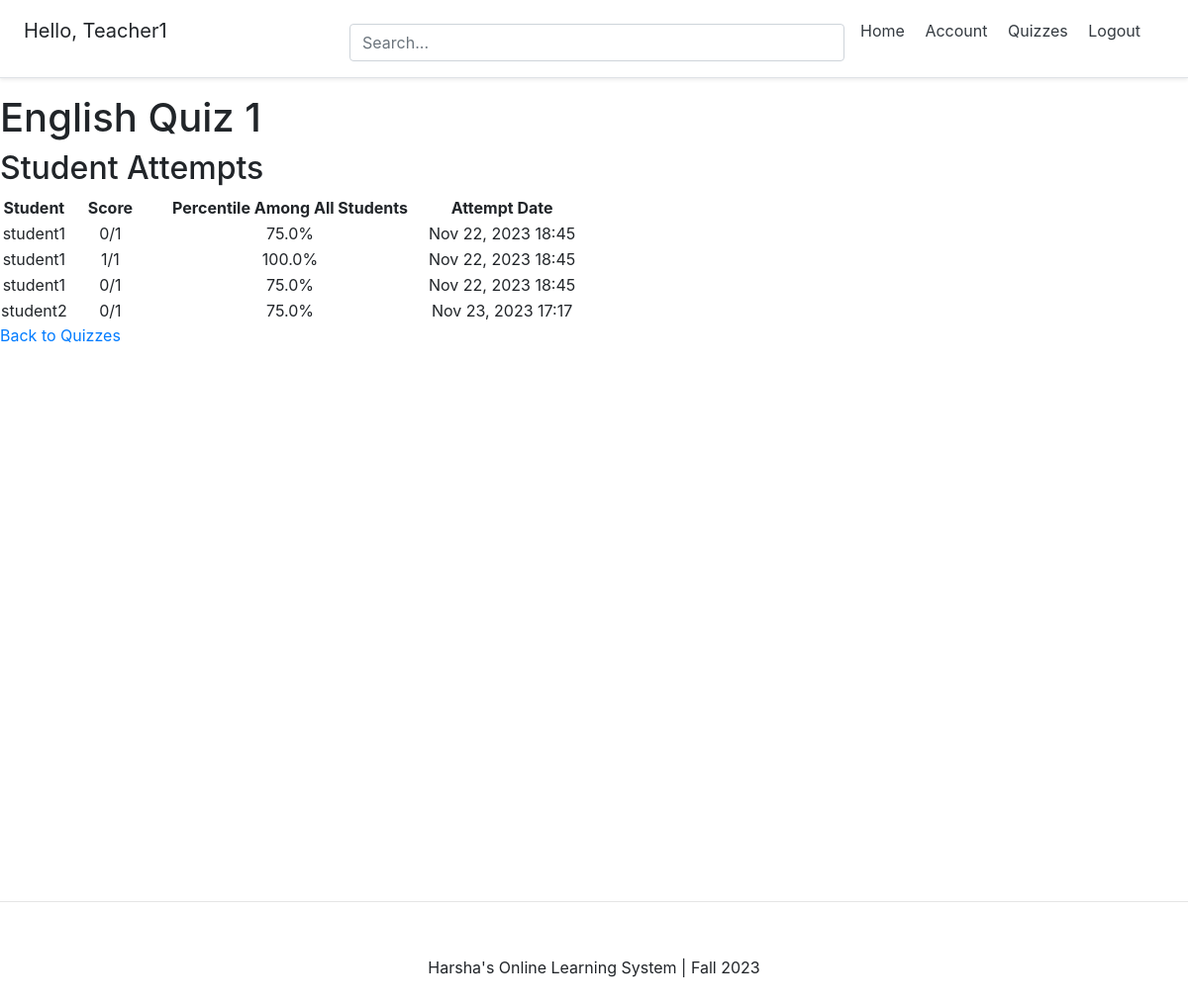
The page /quizzes/detail/English Quiz 1/ (signed in) on the database its author committed.
### account/models.py (models this page shows, shortened)
class Account(AbstractBaseUser):
	email 					= models.EmailField(verbose_name="email", max_length=60, unique=True)
	username 				= models.CharField(max_length=30, unique=True)
	date_joined				= models.DateTimeField(verbose_name='date joined', auto_now_add=True)
	last_login				= models.DateTimeField(verbose_name='last login', auto_now=True)
	is_admin				= models.BooleanField(default=False)
	is_active				= models.BooleanField(default=True)
	is_staff				= models.BooleanField(default=False)
	is_superuser			= models.BooleanField(default=False)
	is_teacher = models.BooleanField(default=False)
	USERNAME_FIELD = 'email'
	REQUIRED_FIELDS = ['username',]
	objects = MyAccountManager()

### quizzes/models.py (models this page shows, shortened)
class Quiz(models.Model):
    title = models.CharField(max_length=255, unique=True)
    created_by = models.ForeignKey(settings.AUTH_USER_MODEL, on_delete=models.CASCADE)
    description = models.TextField(default='No description provided')

class Attempt(models.Model):
    quiz = models.ForeignKey(Quiz, on_delete=models.CASCADE, related_name='attempts')
    student = models.ForeignKey(settings.AUTH_USER_MODEL, on_delete=models.CASCADE, related_name='quiz_attempts')
    score = models.IntegerField()
    date_attempted = models.DateTimeField(auto_now_add=True)

### quizzes/views.py (the view, shortened to what this page needs)
# urls.py: path('detail/<str:quiz_title>/', views.quiz_detail, name='quiz_detail'),
@login_required
def quiz_detail(request, quiz_title):
    quiz = get_object_or_404(Quiz, title=quiz_title)
    user_account = Account.objects.get(email=request.user.email)
    def calculate_percentile(attempt):
        all_scores = Attempt.objects.filter(quiz=quiz).order_by('score')
        higher_scores = all_scores.filter(score__gt=attempt.score).count()
        percentile = (1 - higher_scores / all_scores.count()) * 100
        return round(percentile, 2)
    if user_account.is_teacher:
        student_attempts = Attempt.objects.filter(quiz=quiz).select_related('student')
        for attempt in student_attempts:
            attempt.percentile = calculate_percentile(attempt)
        context = {'quiz': quiz, 'student_attempts': student_attempts}
        return render(request, 'quizzes/quiz_detail_teacher.html', context)

### templates/quizzes/quiz_detail_teacher.html (shortened to what this page needs)
{% extends 'base.html' %}
{% block content %}
  <h1>{{ quiz.title }}</h1>
  <h2>Student Attempts</h2>
  <table>
    <tr>
      <th style="text-align: center;">Student</th>
      <th class="padded-cell" style="text-align: center;">Score</th>
      <th class="padded-cell" style="text-align: center;">Percentile Among All Students</th>
      <th style="text-align: center;">Attempt Date</th>
    </tr>
    {% for attempt in student_attempts %}
      <tr>
        <td style="text-align: center;">{{ attempt.student.username }}</td>
        <td class="padded-cell" style="text-align: center;">{{ attempt.score }}/{{ quiz.questions.count }}</td>
        <td class="padded-cell" style="text-align: center;">{{ attempt.percentile }}%</td>
        <td style="text-align: center;">{{ attempt.date_attempted|date:"M d, Y H:i" }}</td>
      </tr>
    {% empty %}
      <tr>
        <td colspan="4" style="text-align: center;">No attempts yet.</td>
      </tr>
    {% endfor %}
  </table>
  <a href="{% url 'quizzes:quiz_list' %}">Back to Quizzes</a>
{% endblock %}

### templates/snippets/header.html (shortened to what this page needs)
<link rel="stylesheet" href="https://cdn.jsdelivr.net/npm/bootstrap@4.4.1/dist/css/bootstrap.min.css">
<div class="d-flex flex-column flex-md-row align-items-center p-3 px-md-4 mb-3 bg-white border-bottom shadow-sm">
  <h5 class="my-0 mr-md-auto font-weight-normal">
  	{% if request.user.is_authenticated %}
  	<p>Hello, {{request.user.username}}</p>
  	{% endif %}
  </h5>
  <div class="search-bar mt-sm-2 mr-2">
  	<form method="get">
  		<input type="text" class="form-control" name="q" id="id_q" placeholder="Search...">
  	</form>
  </div>
  <nav class="my-2 my-md-0 mr-md-3">
  	{% if request.user.is_authenticated %}
  		<a class="p-2 text-dark" href="{% url 'home' %}">Home</a>
		<a class="p-2 text-dark" href="{% url 'account' %}">Account</a>
		<a class="p-2 text-dark" href="{% url 'quizzes:quiz_list' %}">Quizzes</a>
		<a class="p-2 text-dark" href="{% url 'logout' %}">Logout</a></p>
  	{% else %}
  		<a class="p-2 text-dark" href="{% url 'home' %}">Home</a>
  		<a class="p-2 text-dark" href="{% url 'login' %}">Login</a>
		<a class="btn btn-outline-primary" href="{% url 'register' %}">Register</a>
  	{% endif %}
  </nav>
</div>

### templates/snippets/header.html (style rules this page uses)
@media (min-width: 768px) { html { font-size: 16px; } }
.search-bar { max-width: 500px; width: 100%; }
form { width: 100%; }

### templates/snippets/base_css.html (style rules this page uses)
body { background-color: #FFFFFF; }

### templates/quizzes/quiz_detail_teacher.html (style rules this page uses)
.padded-cell { padding-left: 20px; padding-right: 20px; }

### rows shown on the page
Account: user.username "Teacher1"
Quiz: title "English Quiz 1", questions.count "1"
Attempt: student.username "student1", score "0", percentile "75.0", date_attempted "Nov 22, 2023 18:45"
Attempt: student.username "student1", score "1", percentile "100.0", date_attempted "Nov 22, 2023 18:45"
Attempt: student.username "student1", score "0", percentile "75.0", date_attempted "Nov 22, 2023 18:45"
Attempt: student.username "student2", score "0", percentile "75.0", date_attempted "Nov 23, 2023 17:17"
